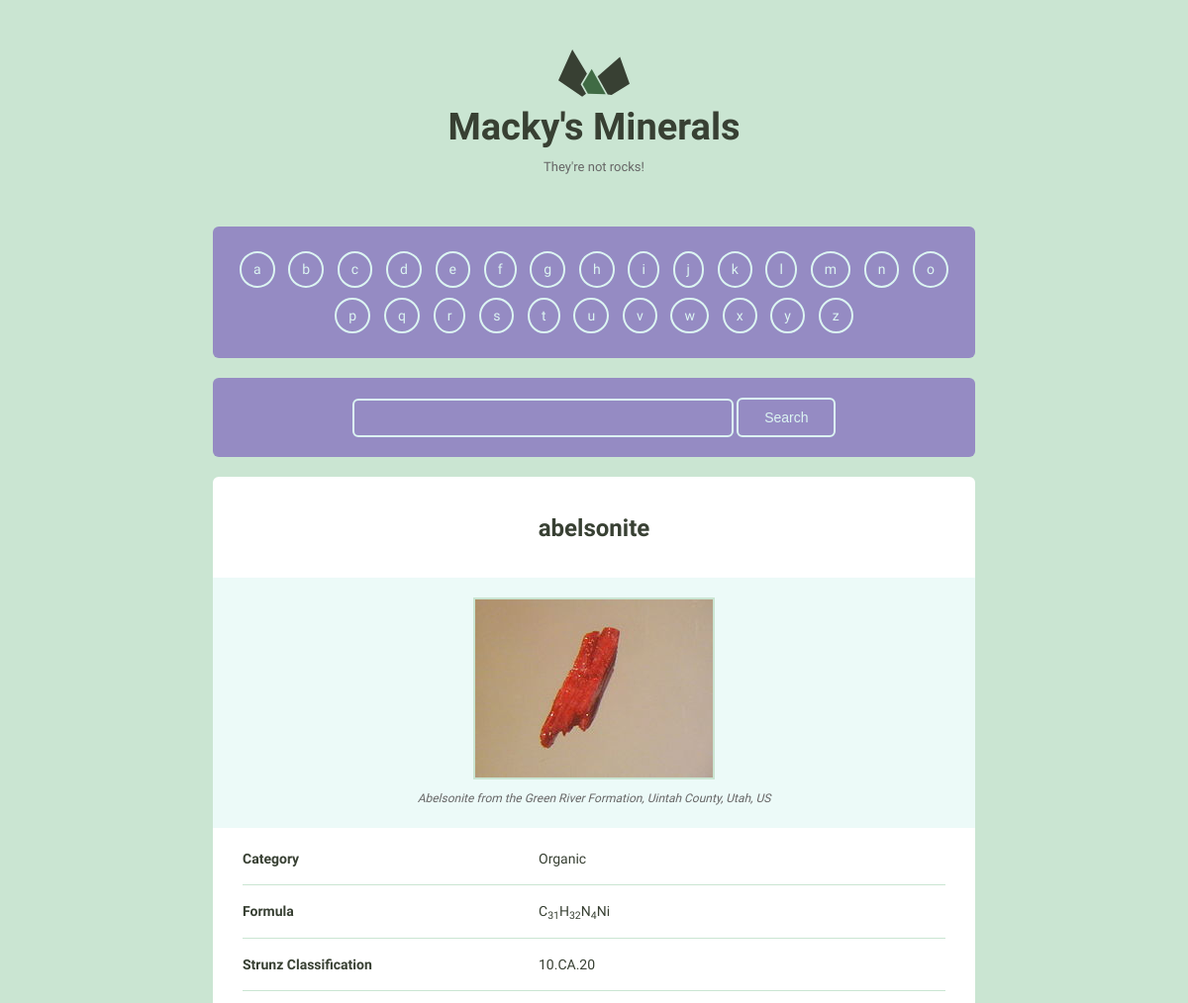
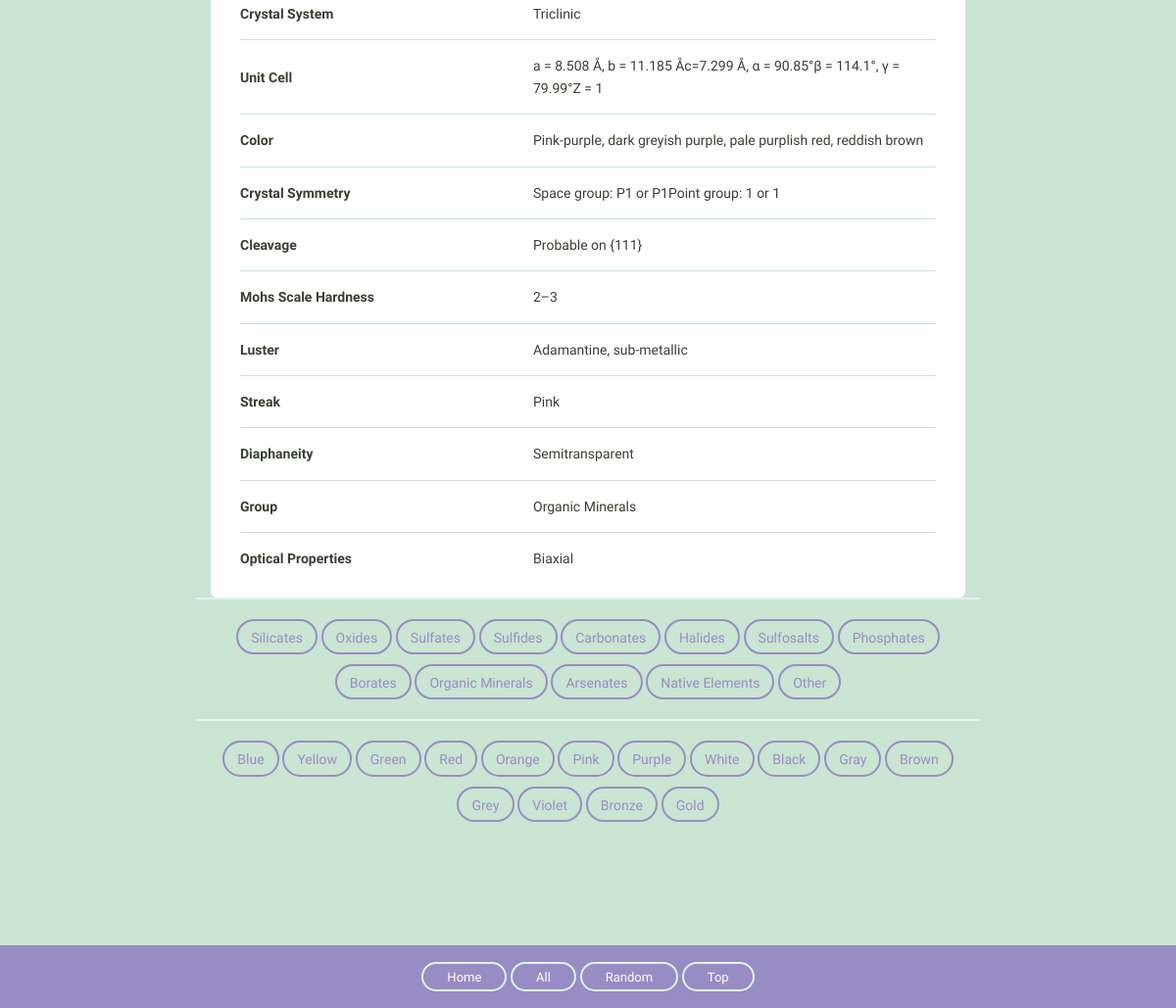
/detail/1, run on the app's committed database (2 pictures, top to bottom).
### mineralsearchapp/models.py (models this page shows, shortened)
class Mineral(models.Model):
    name = models.CharField(max_length=256, unique=True)
    image_filename = models.CharField(max_length=256)
    image_caption = models.CharField(max_length=256)
    category = models.CharField(max_length=256)
    formula = models.CharField(max_length=256)
    strunz_classification = models.CharField(max_length=256)
    crystal_system = models.CharField(max_length=256)
    unit_cell = models.TextField(max_length=528)
    color = models.CharField(max_length=256)
    crystal_symmetry = models.CharField(max_length=256)
    cleavage = models.CharField(max_length=256)
    mohs_scale_hardness = models.CharField(max_length=256)
    luster = models.CharField(max_length=256)
    streak = models.CharField(max_length=256)
    diaphaneity = models.CharField(max_length=256)
    group = models.CharField(max_length=256)
    optical_properties = models.CharField(max_length=256)
    refractive_index = models.CharField(max_length=256)
    crystal_habit = models.CharField(max_length=256)
    specific_gravity = models.CharField(max_length=256)
    @property
    def fields_lower(self):
        cleaned_fields = {}
        for field in self._meta.fields:
            if field.name not in ('image_filename', 'image_caption', 'id', 'name'):
                if field.value_to_string(self):
                    without_underscores = field.name.replace("_", " ")
                    cleaned_fields.update(
                        {without_underscores: field.value_to_string(self)}
                    )
        return cleaned_fields

### mineralsearchapp/views.py (the view)
# urls.py: url(r'detail/(?P<pk>\d+)$', views.detail, name='detail'),
def detail(request, pk):
    mineral = Mineral.objects.get(id=pk)
    fields = mineral.fields_lower
    context = {
        'mineral': mineral,
        'pagination_list': ALPHABET,
        'form': MineralSearchForm(),
        'groups': GROUPS,
        'fields': fields,
        'colours': COLOURS,
    }
    return render(request, 'mineralsearchapp/detail.html', context)

### mineralsearchapp/forms.py
class MineralSearchForm(forms.Form):
    q = forms.CharField(max_length=48)

### mineralsearchapp/templates/mineralsearchapp/detail.html
{% extends 'mineralsearchapp/layout.html' %}
{% load staticfiles %}
{% block body %}
  <div class="grid-100">
    <div class="mineral__container">
      <h1 class="mineral__name">{{ mineral.name }}</h1>
      <div class="mineral__image-bg">
        <img class="mineral__image" src="{% static 'mineralsearchapp/images/' %}{{ mineral.name }}.jpg">
        <p class="mineral__caption">{{ mineral.image_caption }}</p>
      </div>
      <div class="mineral__table-container">
        <table class="mineral__table">
          {% for key, value in fields.items %}
          {% if value %}
          <tr>
            <td class="mineral__category">{{ key|title }}</td>
            <td>{{ value|safe }}</td>
          </tr>
          {% endif %}
          {% endfor %}
        </table>
      </div>
    </div>
  </div>
{% endblock %}

### mineralsearchapp/static/mineralsearchapp/css/global.css (style rules this page uses)
html { font-family: sans-serif; -ms-text-size-adjust: 100%; -webkit-text-size-adjust: 100%; }
body { margin: 0; }
h1 { font-size: 2em; margin: 0.67em 0; }
sub { font-size: 75%; line-height: 0; position: relative; vertical-align: baseline; bottom: -0.25em; }
img { border: 0; }
input { color: inherit; font: inherit; margin: 0; }
input { line-height: normal; }
table { border-collapse: collapse; border-spacing: 0; }
td, th { padding: 0; }
html { font-size: 62.5%; }
body { background-color: #CAE5D2; font-size: 1.5em; line-height: 1.6; font-weight: 400; font-family: "Cousine"; color: #666; }
.grid, .grid-5, .grid-10, .grid-15, .grid-20, .grid-25, .grid-30, .grid-33, .grid-35, .grid-40, .grid-45, .grid-50, .grid-55, .grid-60, .grid-65, .grid-66, .grid-70, .grid-75, .grid-80, .grid-90, .grid-95, .grid-100 { float: left; box-sizing: border-box; position: relative; }
.grid-100 { width: 100%; padding: 0 15px; }
h1, h2, h3, h4, h5, h6 { margin-top: 0; margin-bottom: 2rem; font-weight: bold; font-family: "Work Sans", sans-serif; color: #384033; }
h1 { font-size: 3.8rem; }
@media (min-width: 550px) { h1 { font-size: 3.8rem; } }
p { margin-top: 0; font-size: 1.6rem; }
input[type="text"] { background: #fff; width: 100%; color: #666; border-radius: 6px; border: 2px solid #CAE5D2; padding: 9px 15px 10px 15px; margin-bottom: 15px; outline: none; box-sizing: border-box; font-size: 1.4rem; font-family: "Work Sans", sans-serif; -webkit-appearance: none; -moz-appearance: none; appearance: none; -webkit-transition: 0.2s; -moz-transition: 0.2s; -ms-transition: 0.2s; -o-transition: 0.2s; transition: 0.2s; }
th, td { padding: 15px; text-align: left; border-bottom: 1px solid #e1e1e1; }
th:first-child, td:first-child { padding-left: 0; }
th:last-child, td:last-child { padding-right: 0; }
input { margin-bottom: 1.5rem; }
table, p, ul { margin-bottom: 2.5rem; }
.mineral__container { background-color: #fff; border-radius: 6px; list-style: none; padding: 3px 0; text-align: center; }
.mineral__name { display: block; width: 100%; margin: 0; font-size: 24px; padding: 30px 0 30px 0; }
.mineral__image { display: block; margin: 0 auto; border: solid 2px #CAE5D2; }
.mineral__image-bg { background-color: #ecfaf8; padding: 20px 0; }
.mineral__caption { font-size: 12px; font-style: italic; padding: 10px 0 0 0; margin: 0; }
.mineral__table { font-size: 14px; color: #384033; }
.mineral__table td { border-color: #CAE5D2; }
.mineral__table tr:last-of-type td { border-bottom: none; padding-bottom: 0; }
.mineral__table-container { padding: 5px 30px 0; }
.mineral__category { font-weight: bold; width: 40%; }
.search-wrapper input { display: inline-block; border: solid 2px #DCF5F2; background: rgba(103, 58, 183, 0); width: 50%; color: #dcf5f2; }
html { scroll-behavior: smooth; }

### data on the page
Mineral: name "abelsonite", name (picture), image_caption "Abelsonite from the Green River Formation, Uintah County, Utah, US", fields "Organic" "C 31 H 32 N 4 Ni" "10.CA.20" "Triclinic" "a = 8.508 Å, b = 11.185 Åc=7.299 Å, α = 90.85°β = 114.1°, γ = 79.99°Z = 1" "Pink-purple, dark greyish purple, pale purplish red, reddish brown" "Space group: P1 or P1Point group: 1 or 1" "Probable on {111}" "2–3" "Adamantine, sub-metallic" "Pink" "Semitransparent" "Organic Minerals" "Biaxial"

### other printed values
{{ letter }} "a" "b" "c" "d" "e" "f" "g" "h" "i" "j" "k" "l" "m" "n" "o" "p" "q" "r" "s" "t" "u" "v" "w" "x" "y" "z"
{{ key|title }} "Category" "Formula" "Strunz Classification" "Crystal System" "Unit Cell" "Color" "Crystal Symmetry" "Cleavage" "Mohs Scale Hardness" "Luster" "Streak" "Diaphaneity" "Group" "Optical Properties"
{{ group }} "Silicates" "Oxides" "Sulfates" "Sulfides" "Carbonates" "Halides" "Sulfosalts" "Phosphates" "Borates" "Organic Minerals" "Arsenates" "Native Elements" "Other"
{{ colour }} "Blue" "Yellow" "Green" "Red" "Orange" "Pink" "Purple" "White" "Black" "Gray" "Brown" "Grey" "Violet" "Bronze" "Gold"
